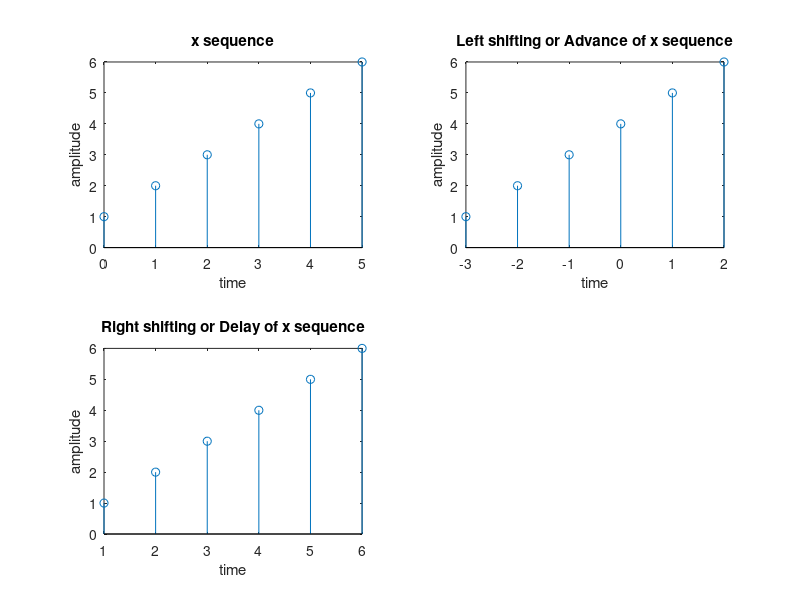

This figure's MATLAB source:
clc;clear all; close all;
%% Signal Shifting
t6=0:1:5; 
x3=[1,2,3,4,5,6]; 
subplot(2,2,1); 
stem(t6,x3); 
xlabel('time'); 
ylabel('amplitude');  
title('x sequence'); 
 
 
t7=t6-3; 
subplot(2,2,2); 
stem(t7,x3); 
xlabel('time'); 
ylabel('amplitude'); 
title('Left shifting or Advance of x sequence'); 
 
 
t8=t6+1; 
subplot(2,2,3); 
stem(t8,x3); 
xlabel('time'); 
ylabel('amplitude');  
title('Right shifting or Delay of x sequence');
 
